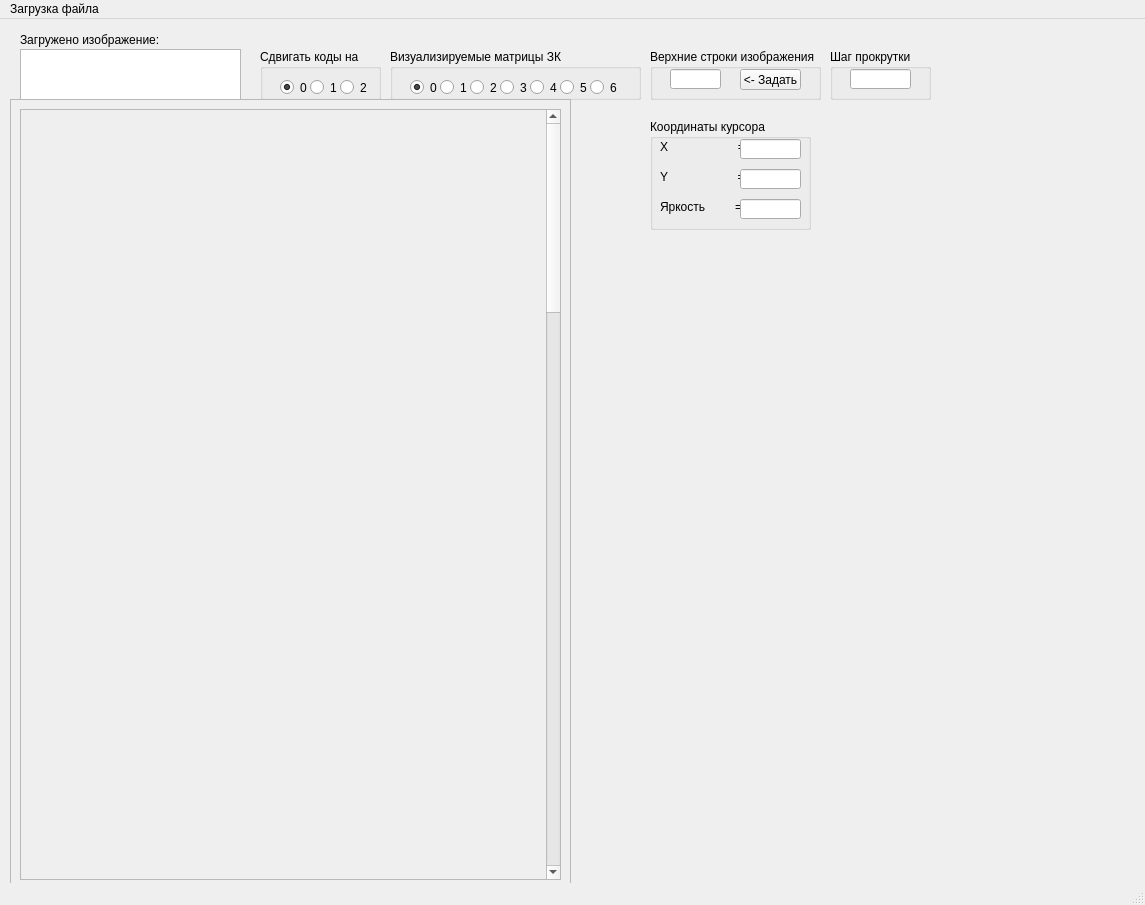
<?xml version="1.0" encoding="UTF-8"?>
<ui version="4.0">
 <class>MainWindow</class>
 <widget class="QMainWindow" name="MainWindow">
  <property name="geometry">
   <rect>
    <x>0</x>
    <y>0</y>
    <width>1145</width>
    <height>905</height>
   </rect>
  </property>
  <property name="minimumSize">
   <size>
    <width>0</width>
    <height>0</height>
   </size>
  </property>
  <property name="mouseTracking">
   <bool>true</bool>
  </property>
  <property name="windowTitle">
   <string>Визуализация Изображений Высокого Разрешения</string>
  </property>
  <property name="inputMethodHints">
   <set>Qt::ImhNone</set>
  </property>
  <widget class="QWidget" name="centralwidget">
   <property name="mouseTracking">
    <bool>false</bool>
   </property>
   <property name="tabletTracking">
    <bool>true</bool>
   </property>
   <widget class="QPlainTextEdit" name="plainTextEdit_FileName">
    <property name="enabled">
     <bool>true</bool>
    </property>
    <property name="geometry">
     <rect>
      <x>20</x>
      <y>30</y>
      <width>221</width>
      <height>51</height>
     </rect>
    </property>
    <property name="mouseTracking">
     <bool>true</bool>
    </property>
    <property name="inputMethodHints">
     <set>Qt::ImhMultiLine</set>
    </property>
    <property name="backgroundVisible">
     <bool>false</bool>
    </property>
    <property name="placeholderText">
     <string extracomment="Загружено изображение"/>
    </property>
   </widget>
   <widget class="QGroupBox" name="groupBox_3">
    <property name="geometry">
     <rect>
      <x>390</x>
      <y>30</y>
      <width>251</width>
      <height>51</height>
     </rect>
    </property>
    <property name="title">
     <string>Визуализируемые матрицы ЗК</string>
    </property>
    <widget class="QRadioButton" name="radioButton_m_0">
     <property name="geometry">
      <rect>
       <x>20</x>
       <y>30</y>
       <width>31</width>
       <height>17</height>
      </rect>
     </property>
     <property name="text">
      <string>0</string>
     </property>
     <property name="checked">
      <bool>true</bool>
     </property>
    </widget>
    <widget class="QRadioButton" name="radioButton_m_1">
     <property name="geometry">
      <rect>
       <x>50</x>
       <y>30</y>
       <width>31</width>
       <height>17</height>
      </rect>
     </property>
     <property name="text">
      <string>1</string>
     </property>
    </widget>
    <widget class="QRadioButton" name="radioButton_m_2">
     <property name="geometry">
      <rect>
       <x>80</x>
       <y>30</y>
       <width>31</width>
       <height>17</height>
      </rect>
     </property>
     <property name="text">
      <string>2</string>
     </property>
    </widget>
    <widget class="QRadioButton" name="radioButton_m_3">
     <property name="geometry">
      <rect>
       <x>110</x>
       <y>30</y>
       <width>31</width>
       <height>17</height>
      </rect>
     </property>
     <property name="text">
      <string>3</string>
     </property>
    </widget>
    <widget class="QRadioButton" name="radioButton_m_4">
     <property name="geometry">
      <rect>
       <x>140</x>
       <y>30</y>
       <width>31</width>
       <height>17</height>
      </rect>
     </property>
     <property name="text">
      <string>4</string>
     </property>
    </widget>
    <widget class="QRadioButton" name="radioButton_m_5">
     <property name="geometry">
      <rect>
       <x>170</x>
       <y>30</y>
       <width>31</width>
       <height>17</height>
      </rect>
     </property>
     <property name="text">
      <string>5</string>
     </property>
    </widget>
    <widget class="QRadioButton" name="radioButton_m_6">
     <property name="geometry">
      <rect>
       <x>200</x>
       <y>30</y>
       <width>31</width>
       <height>17</height>
      </rect>
     </property>
     <property name="text">
      <string>6</string>
     </property>
    </widget>
   </widget>
   <widget class="QGroupBox" name="groupBox_2">
    <property name="geometry">
     <rect>
      <x>260</x>
      <y>30</y>
      <width>121</width>
      <height>51</height>
     </rect>
    </property>
    <property name="title">
     <string>Сдвигать коды на</string>
    </property>
    <widget class="QRadioButton" name="radioButton_0">
     <property name="geometry">
      <rect>
       <x>20</x>
       <y>30</y>
       <width>31</width>
       <height>17</height>
      </rect>
     </property>
     <property name="text">
      <string>0</string>
     </property>
     <property name="checkable">
      <bool>true</bool>
     </property>
     <property name="checked">
      <bool>true</bool>
     </property>
    </widget>
    <widget class="QRadioButton" name="radioButton_1">
     <property name="geometry">
      <rect>
       <x>50</x>
       <y>30</y>
       <width>31</width>
       <height>17</height>
      </rect>
     </property>
     <property name="text">
      <string>1</string>
     </property>
    </widget>
    <widget class="QRadioButton" name="radioButton_2">
     <property name="geometry">
      <rect>
       <x>80</x>
       <y>30</y>
       <width>31</width>
       <height>17</height>
      </rect>
     </property>
     <property name="text">
      <string>2</string>
     </property>
    </widget>
   </widget>
   <widget class="QLabel" name="label">
    <property name="geometry">
     <rect>
      <x>20</x>
      <y>10</y>
      <width>141</width>
      <height>21</height>
     </rect>
    </property>
    <property name="mouseTracking">
     <bool>true</bool>
    </property>
    <property name="text">
     <string>Загружено изображение:</string>
    </property>
   </widget>
   <widget class="QGroupBox" name="groupBox_4">
    <property name="geometry">
     <rect>
      <x>650</x>
      <y>100</y>
      <width>161</width>
      <height>111</height>
     </rect>
    </property>
    <property name="mouseTracking">
     <bool>true</bool>
    </property>
    <property name="title">
     <string>Координаты курсора</string>
    </property>
    <widget class="QLabel" name="label_3">
     <property name="geometry">
      <rect>
       <x>10</x>
       <y>20</y>
       <width>81</width>
       <height>16</height>
      </rect>
     </property>
     <property name="mouseTracking">
      <bool>true</bool>
     </property>
     <property name="text">
      <string>X                     =</string>
     </property>
    </widget>
    <widget class="QLineEdit" name="lineEdit_x_coordinate">
     <property name="geometry">
      <rect>
       <x>90</x>
       <y>20</y>
       <width>61</width>
       <height>20</height>
      </rect>
     </property>
     <property name="inputMethodHints">
      <set>Qt::ImhDigitsOnly</set>
     </property>
     <property name="clearButtonEnabled">
      <bool>false</bool>
     </property>
    </widget>
    <widget class="QLabel" name="label_5">
     <property name="geometry">
      <rect>
       <x>10</x>
       <y>50</y>
       <width>81</width>
       <height>16</height>
      </rect>
     </property>
     <property name="mouseTracking">
      <bool>true</bool>
     </property>
     <property name="text">
      <string>Y                     =</string>
     </property>
    </widget>
    <widget class="QLabel" name="label_6">
     <property name="geometry">
      <rect>
       <x>10</x>
       <y>80</y>
       <width>81</width>
       <height>16</height>
      </rect>
     </property>
     <property name="mouseTracking">
      <bool>true</bool>
     </property>
     <property name="text">
      <string>Яркость         =</string>
     </property>
    </widget>
    <widget class="QLineEdit" name="lineEdit_y_coordinate">
     <property name="geometry">
      <rect>
       <x>90</x>
       <y>50</y>
       <width>61</width>
       <height>20</height>
      </rect>
     </property>
     <property name="inputMethodHints">
      <set>Qt::ImhDigitsOnly</set>
     </property>
    </widget>
    <widget class="QLineEdit" name="lineEdit_brightness">
     <property name="geometry">
      <rect>
       <x>90</x>
       <y>80</y>
       <width>61</width>
       <height>20</height>
      </rect>
     </property>
     <property name="inputMethodHints">
      <set>Qt::ImhDigitsOnly</set>
     </property>
    </widget>
   </widget>
   <widget class="QGroupBox" name="groupBox_5">
    <property name="geometry">
     <rect>
      <x>650</x>
      <y>30</y>
      <width>171</width>
      <height>51</height>
     </rect>
    </property>
    <property name="mouseTracking">
     <bool>true</bool>
    </property>
    <property name="title">
     <string>Верхние строки изображения</string>
    </property>
    <widget class="QLineEdit" name="lineEdit_upper_rows">
     <property name="geometry">
      <rect>
       <x>20</x>
       <y>20</y>
       <width>51</width>
       <height>20</height>
      </rect>
     </property>
    </widget>
    <widget class="QPushButton" name="pushButton_upper_rows">
     <property name="geometry">
      <rect>
       <x>90</x>
       <y>20</y>
       <width>61</width>
       <height>21</height>
      </rect>
     </property>
     <property name="mouseTracking">
      <bool>true</bool>
     </property>
     <property name="text">
      <string>&lt;- Задать</string>
     </property>
    </widget>
   </widget>
   <widget class="QGroupBox" name="groupBox_6">
    <property name="geometry">
     <rect>
      <x>830</x>
      <y>30</y>
      <width>101</width>
      <height>51</height>
     </rect>
    </property>
    <property name="mouseTracking">
     <bool>true</bool>
    </property>
    <property name="title">
     <string>Шаг прокрутки</string>
    </property>
    <widget class="QLineEdit" name="lineEdit_scroll_step">
     <property name="geometry">
      <rect>
       <x>20</x>
       <y>20</y>
       <width>61</width>
       <height>20</height>
      </rect>
     </property>
    </widget>
   </widget>
   <widget class="QFrame" name="image_frame">
    <property name="geometry">
     <rect>
      <x>10</x>
      <y>80</y>
      <width>561</width>
      <height>791</height>
     </rect>
    </property>
    <property name="maximumSize">
     <size>
      <width>600</width>
      <height>3000</height>
     </size>
    </property>
    <property name="mouseTracking">
     <bool>true</bool>
    </property>
    <property name="tabletTracking">
     <bool>true</bool>
    </property>
    <property name="frameShape">
     <enum>QFrame::StyledPanel</enum>
    </property>
    <property name="frameShadow">
     <enum>QFrame::Raised</enum>
    </property>
    <layout class="QVBoxLayout" name="verticalLayout">
     <item>
      <widget class="QScrollArea" name="image_scrollArea">
       <property name="maximumSize">
        <size>
         <width>600</width>
         <height>3000</height>
        </size>
       </property>
       <property name="mouseTracking">
        <bool>true</bool>
       </property>
       <property name="tabletTracking">
        <bool>true</bool>
       </property>
       <property name="widgetResizable">
        <bool>true</bool>
       </property>
       <widget class="QWidget" name="scrollAreaWidgetContents">
        <property name="geometry">
         <rect>
          <x>0</x>
          <y>0</y>
          <width>522</width>
          <height>3018</height>
         </rect>
        </property>
        <property name="maximumSize">
         <size>
          <width>522</width>
          <height>3018</height>
         </size>
        </property>
        <property name="mouseTracking">
         <bool>true</bool>
        </property>
        <property name="tabletTracking">
         <bool>true</bool>
        </property>
        <layout class="QVBoxLayout" name="verticalLayout_2">
         <item alignment="Qt::AlignTop">
          <widget class="QLabel" name="image_lable">
           <property name="minimumSize">
            <size>
             <width>500</width>
             <height>3000</height>
            </size>
           </property>
           <property name="maximumSize">
            <size>
             <width>500</width>
             <height>3000</height>
            </size>
           </property>
           <property name="mouseTracking">
            <bool>true</bool>
           </property>
           <property name="tabletTracking">
            <bool>true</bool>
           </property>
           <property name="frameShape">
            <enum>QFrame::NoFrame</enum>
           </property>
           <property name="text">
            <string/>
           </property>
           <property name="alignment">
            <set>Qt::AlignLeading|Qt::AlignLeft|Qt::AlignTop</set>
           </property>
          </widget>
         </item>
        </layout>
       </widget>
      </widget>
     </item>
    </layout>
   </widget>
  </widget>
  <widget class="QMenuBar" name="menubar">
   <property name="geometry">
    <rect>
     <x>0</x>
     <y>0</y>
     <width>1145</width>
     <height>21</height>
    </rect>
   </property>
   <widget class="QMenu" name="menuopen_file">
    <property name="title">
     <string>Загрузка файла</string>
    </property>
    <addaction name="actionOpen_File"/>
   </widget>
   <addaction name="menuopen_file"/>
  </widget>
  <widget class="QStatusBar" name="statusbar"/>
  <action name="actionOpen_File">
   <property name="text">
    <string>Загрузить файл</string>
   </property>
  </action>
 </widget>
 <resources/>
 <connections/>
</ui>
